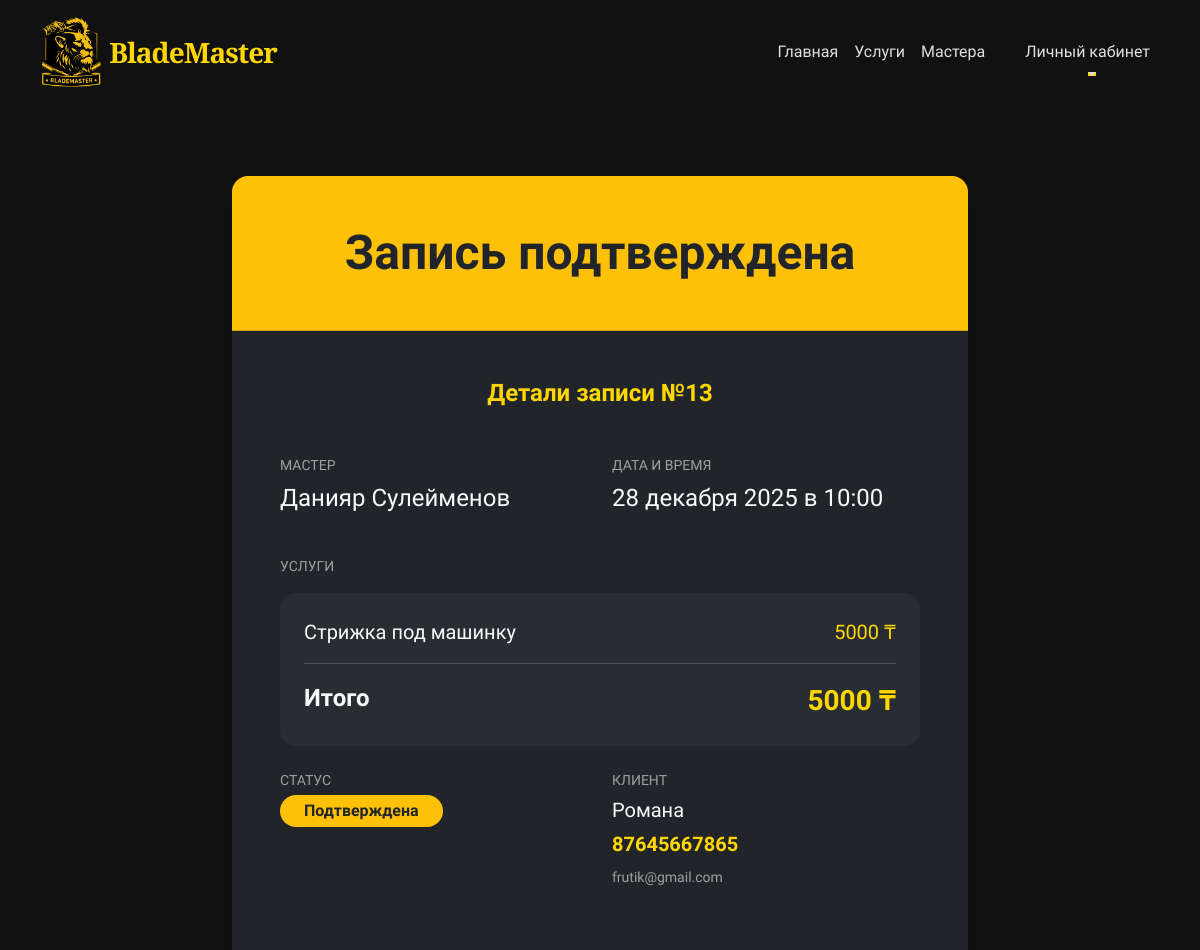
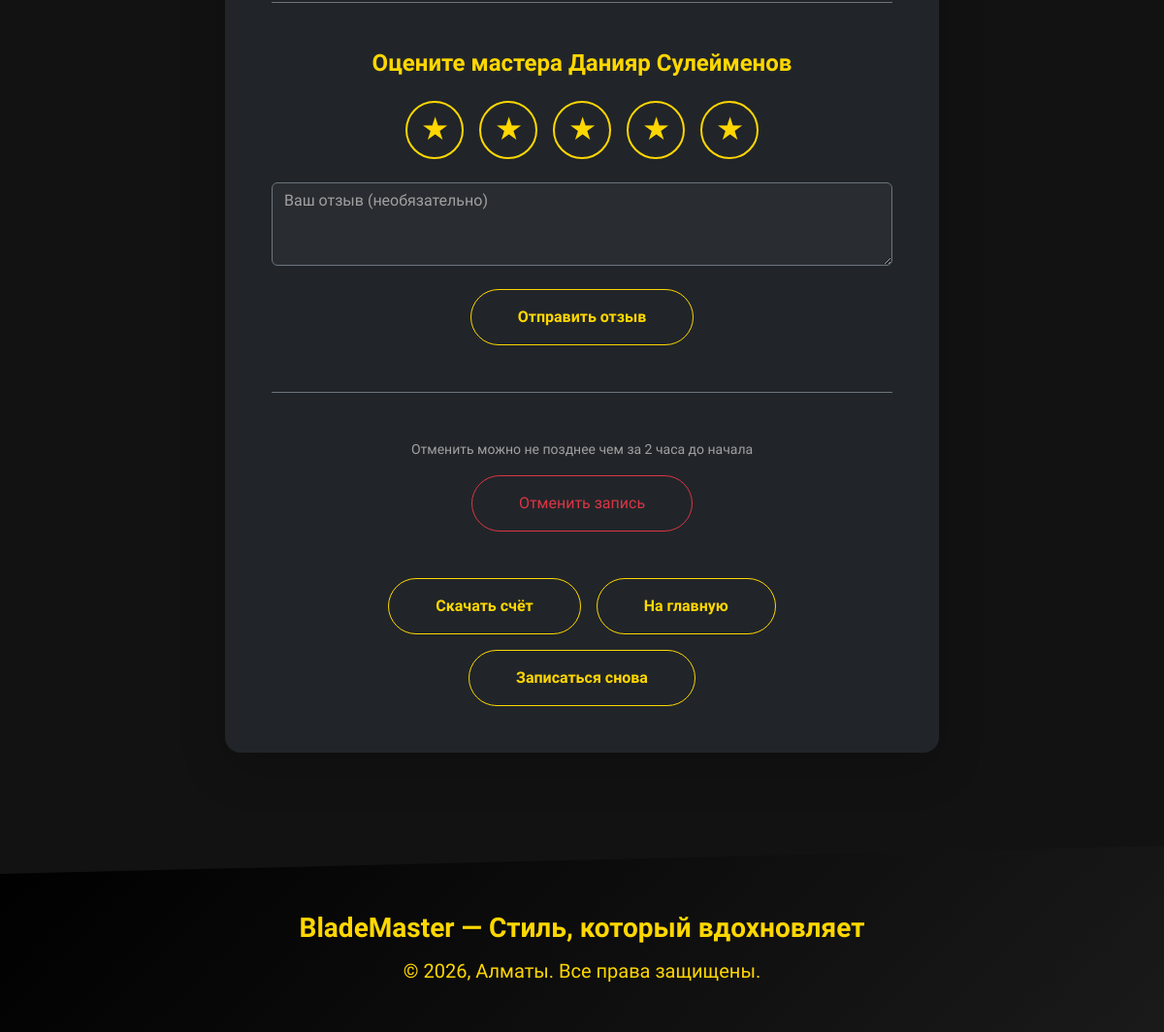
Before: /appointment/13/success/ with the older database file (2 pictures, top to bottom).
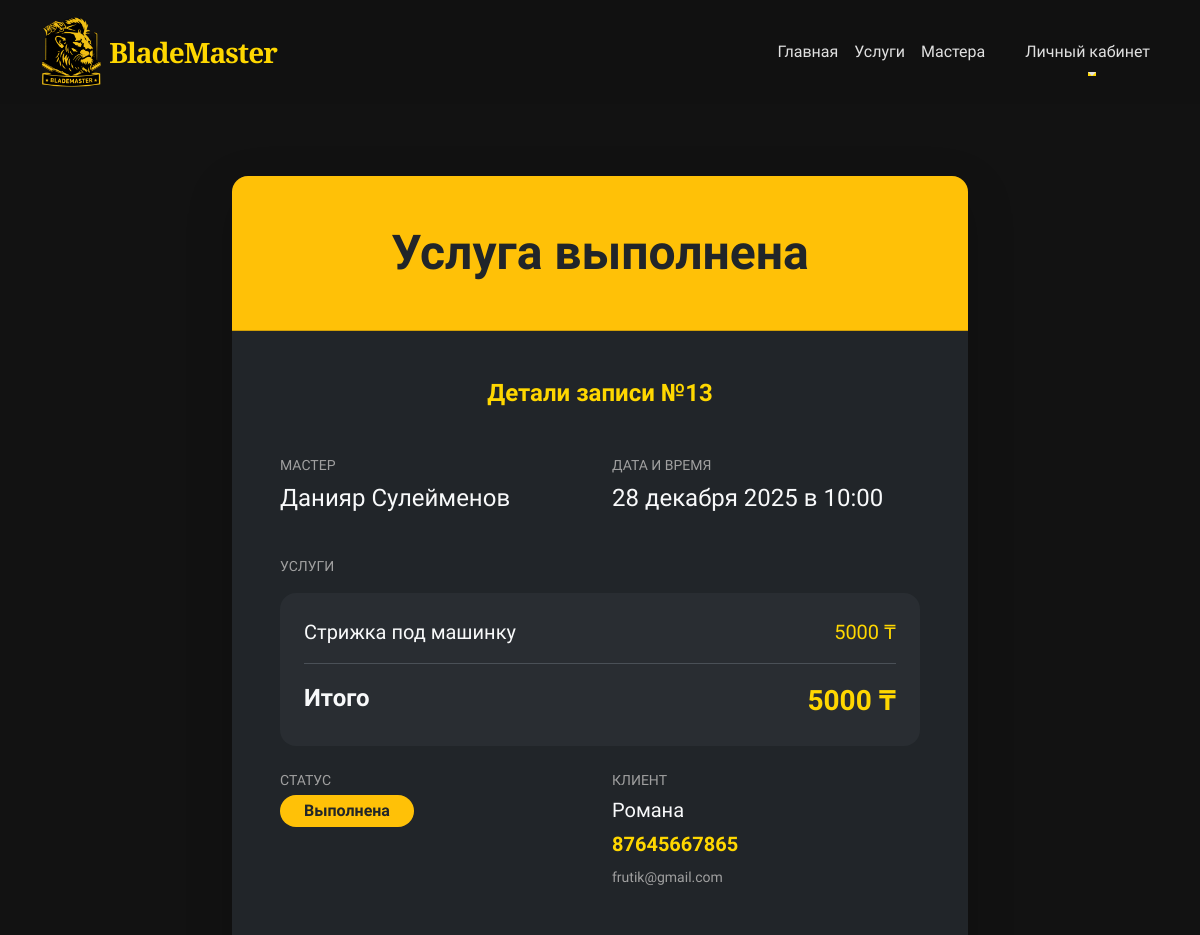
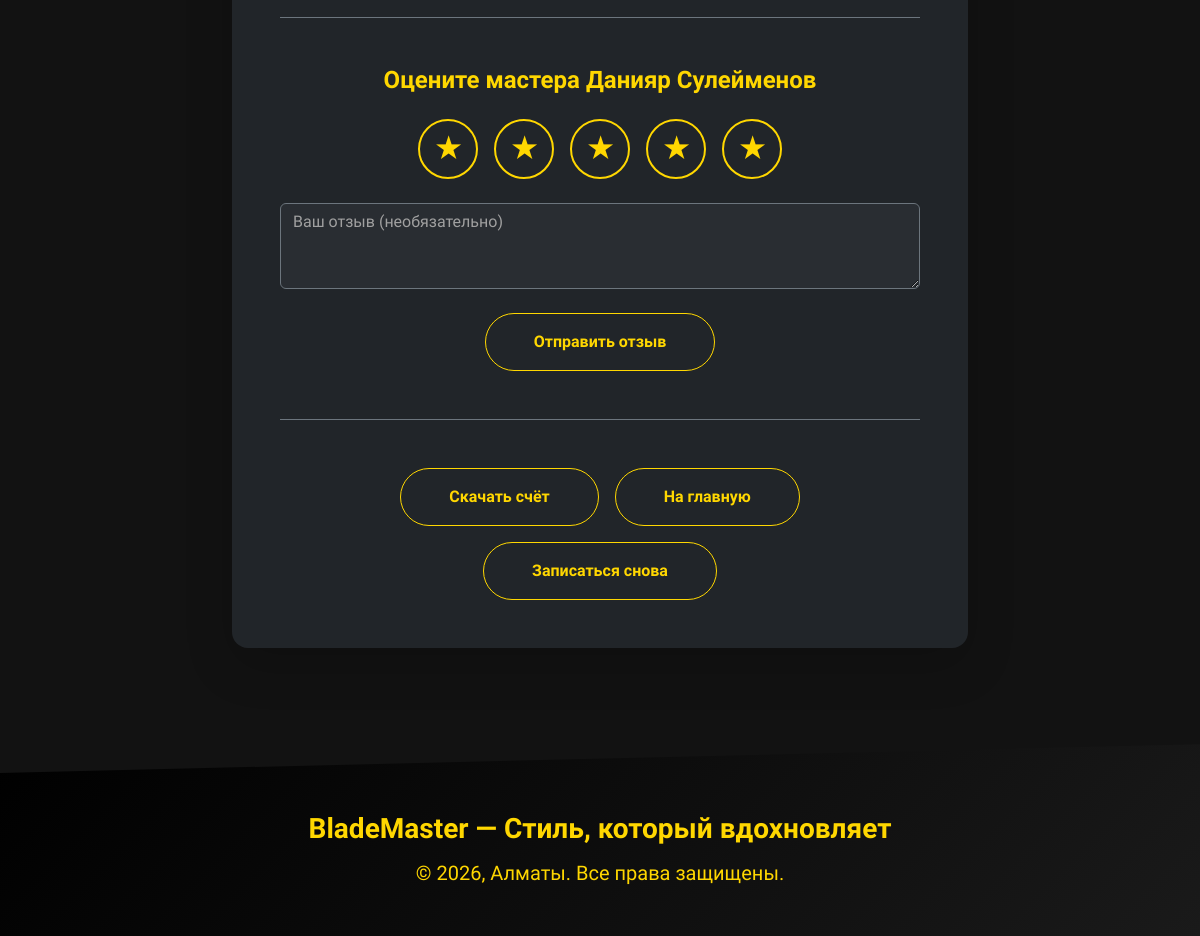
After: the same page with the newer database file (2 pictures, top to bottom).
### core/models.py (models this page shows, shortened)
class Appointment(models.Model):
    client_name = models.CharField("Имя клиента", max_length=100)
    client_phone = models.CharField("Телефон клиента", max_length=20)
    client_email = models.EmailField("Email клиента", blank=True, null=True)
    service = models.ManyToManyField(Service, verbose_name="Выбранные услуги")
    master = models.ForeignKey(Master, on_delete=models.CASCADE, verbose_name="Мастер")
    date = models.DateField("Дата записи")
    time = models.TimeField("Время записи")
    status = models.CharField("Статус записи", max_length=20, choices=[
        ('new', 'Новая'),
        ('confirmed', 'Подтверждена'),
        ('completed', 'Выполнена'),
        ('cancelled', 'Отменена'),
        ('no_show', 'Не пришёл'),
    ], default='new')
    created_at = models.DateTimeField("Дата и время создания записи", auto_now_add=True)
    prepayment_amount = models.DecimalField(max_digits=10, decimal_places=2, default=0, verbose_name="Сумма предоплаты")
    prepayment_paid = models.BooleanField(default=False, verbose_name="Предоплата оплачена")
    prepayment_method = models.CharField(max_length=50, blank=True, verbose_name="Способ предоплаты")
    class Meta:
        verbose_name = "Запись"
        verbose_name_plural = "Записи клиентов"
    def total_price(self):
        return sum(service.price for service in self.service.all())

class Master(models.Model):
    full_name = models.CharField("ФИО мастера", max_length=100)
    description = models.TextField("Описание / о себе", blank=True)
    photo = models.ImageField("Фотография мастера", upload_to='masters/', blank=True, null=True)
    user = models.OneToOneField(User, on_delete=models.SET_NULL, null=True, blank=True, related_name='master_profile')
    class Meta:
        verbose_name = "Мастер"
        verbose_name_plural = "Мастера"

class Service(models.Model):
    name = models.CharField("Название услуги", max_length=100)
    description = models.TextField("Описание услуги", blank=True)
    price = models.DecimalField("Цена (₸)", max_digits=10, decimal_places=0)
    duration = models.IntegerField("Длительность (в минутах)", default=60)
    category = models.CharField("Категория", max_length=50, choices=[
        ('haircut', 'Стрижки'),
        ('beard', 'Бритьё и оформление бороды'),
        ('care', 'Уход'),
        ('complex', 'Комплексные процедуры'),
    ], default='haircut')
    class Meta:
        verbose_name = "Услуга"
        verbose_name_plural = "Услуги"

### core/views.py (the view)
# urls.py: path('appointment/<int:appointment_id>/success/', views.book_success, name='book_success'),
def book_success(request, appointment_id):
    appointment = get_object_or_404(Appointment, id=appointment_id)
    return render(request, "core/book_success.html", {"appointment": appointment})

### core/templates/core/book_success.html (shortened to what the changed rows need)
{% extends 'base.html' %}
{% block content %}
<div class="container my-5 py-5">
    <div class="row justify-content-center">
        <div class="col-lg-8 col-xxl-7">
            <div class="card bg-dark text-light border-0 rounded-4 shadow-lg">
                <div class="card-header bg-warning py-5 text-center">
                    <h1 class="display-5 fw-bold mb-0 text-dark">
                        {% if appointment.status == 'cancelled' %}
                            Запись отменена
                        {% elif appointment.status == 'completed' %}
                            Услуга выполнена
                        {% elif appointment.status == 'confirmed' %}
                            Запись подтверждена
                        {% else %}
                            Запись успешно создана
                        {% endif %}
                    </h1>
                </div>
                <div class="card-body p-4 p-md-5">
                    <h4 class="text-center mb-5 text-gold fw-bold">Детали записи №{{ appointment.id }}</h4>
                    <div class="row g-4 mb-5">
                        <div class="col-md-6">
                            <p class="text-muted small mb-1 text-uppercase">Мастер</p>
                            <p class="fs-4 fw-medium">{{ appointment.master.full_name }}</p>
                        </div>
                        <div class="col-md-6">
                            <p class="text-muted small mb-1 text-uppercase">Дата и время</p>
                            <p class="fs-4 fw-medium">{{ appointment.date|date:"d E Y" }} в {{ appointment.time|time:"H:i" }}</p>
                        </div>
                        <div class="col-12">
                            <div class="bg-secondary bg-opacity-10 rounded-4 p-4">
                                <div class="d-flex justify-content-between">
                                    <span class="fs-4 fw-bold">Итого</span>
                                    <span class="fs-3 fw-bold text-gold">{{ appointment.total_price }} ₸</span>
                                </div>
                            </div>
                        </div>
                        <div class="col-md-6">
                            <p class="text-muted small mb-1 text-uppercase">Статус</p>
                            <span class="badge fs-6 px-4 py-2 rounded-pill bg-warning text-dark">
                                {{ appointment.get_status_display }}
                            </span>
                        </div>
                        <div class="col-md-6">
                            <p class="text-muted small mb-1 text-uppercase">Клиент</p>
                            <p class="fs-5 fw-medium mb-1">{{ appointment.client_name }}</p>
                            <a href="tel:{{ appointment.client_phone }}" class="text-gold text-decoration-none fs-5 fw-bold">{{ appointment.client_phone }}</a>
                            {% if appointment.client_email %}
                            <p class="text-muted small mt-2">{{ appointment.client_email }}</p>
                            {% endif %}
                        </div>
                    </div>
                    {% if appointment.status not in 'cancelled' %}
                        {% if not appointment.review %}
                        <div class="border-top border-secondary pt-5 mt-5">
                            <h4 class="text-center mb-4 text-gold fw-bold">Оцените мастера {{ appointment.master.full_name }}</h4>
                            <form method="post" action="{% url 'add_review' appointment.id %}">
                                <div class="d-flex justify-content-center gap-3 mb-4">
                                    {% for i in "12345" %}
                                    <button type="button" class="btn btn-outline-gold star-btn rounded-circle border-2 p-3" data-value="{{ i }}">
                                        <span class="fs-3">★</span>
                                    </button>
                                    {% endfor %}
                                </div>
                                <textarea name="comment" class="form-control bg-secondary bg-opacity-10 text-light border-secondary mb-4" rows="3" placeholder="Ваш отзыв (необязательно)"></textarea>
                                <div class="text-center">
                                    <button type="submit" class="btn btn-outline-gold text-gold px-5 py-3 rounded-pill fw-bold">Отправить отзыв</button>
                                </div>
                            </form>
                        </div>
                        {% endif %}
                    {% endif %}
                    <div class="text-center mt-5 pt-5 border-top border-secondary">
                        {% if appointment.status in 'new,confirmed' %}
                        <div class="mb-5">
                            <p class="text-muted small mb-3">Отменить можно не позднее чем за 2 часа до начала</p>
                            <a href="{% url 'cancel_appointment' appointment.id %}"
                               class="btn btn-outline-danger px-5 py-3 rounded-pill"
                               onclick="return confirm('Точно отменить запись?')">Отменить запись</a>
                        </div>
                        {% elif appointment.status == 'cancelled' %}
                        <p class="text-danger fw-medium fs-4 mb-5">Запись отменена</p>
                        {% endif %}
                        <div class="d-grid d-md-flex justify-content-md-center gap-3 flex-wrap">
                        </div>
                    </div>
                </div>
            </div>
        </div>
    </div>
</div>
{% endblock %}

Changed rows visible on the page:
changed Appointment "Романа": status "Подтверждена" → "Выполнена"
Other visible differences:
text no longer shown: "Запись подтверждена Отменить можно не позднее чем за 2 часа до начала Отменить запись"
text now shown: "Услуга выполнена"
